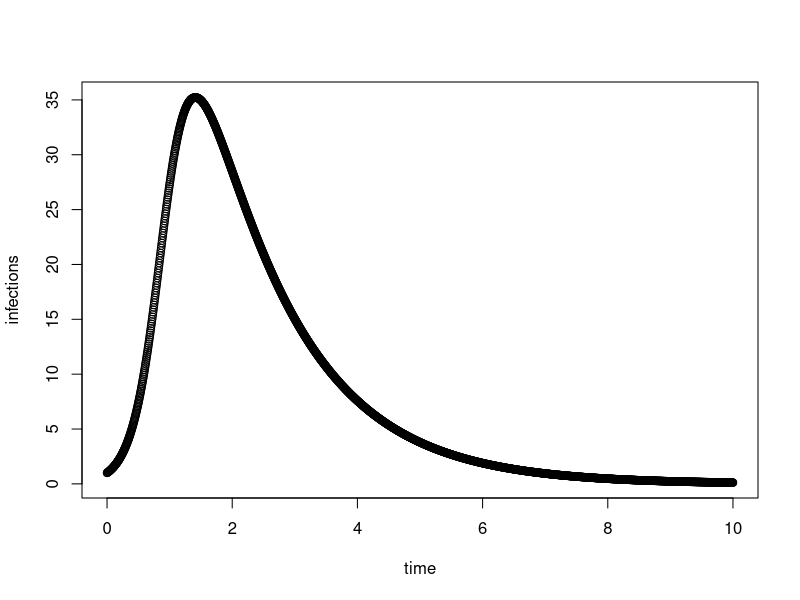

Generate this figure with R:
## ---- chunk 1
parameters <- c(
  beta = 5,
  gamma = 0.7,
  N = 60
)
## ---- chunk 2
library(deSolve)

state <- c(
  X = log(59),
  Y = log(1)
)

Infection <- function(t, state, parameters) {
  with(as.list(c(state, parameters)),{
    dX <- -beta * exp(Y) / N
    dY <- beta * exp(X) / N - gamma
    list(c(dX, dY))
  })
}

times <- seq(0, 10, by = 0.005)
out <- ode(y=state, times=times, func = Infection, parms=parameters)
# head(out)
plot(out[, "time"], lapply(out[, "Y"], exp), xlab="time", ylab="infections")
## ---- chunk 3
